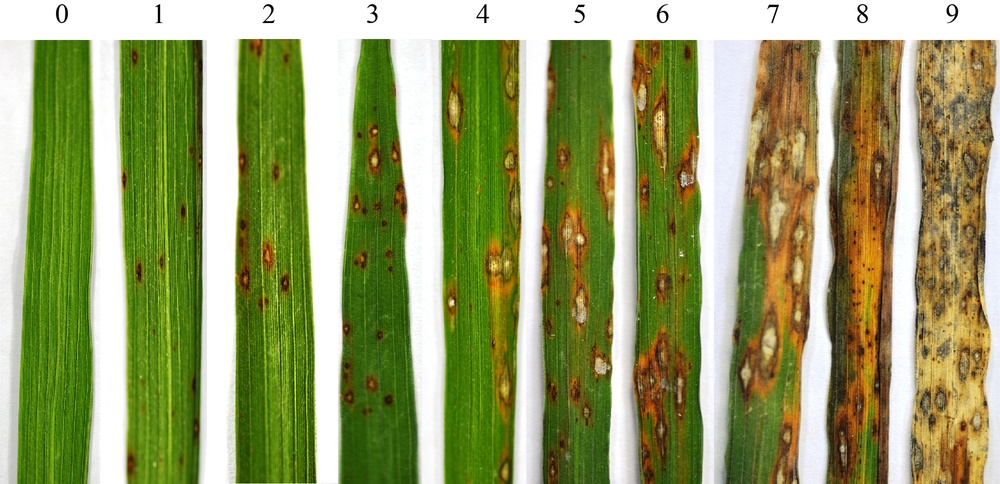
#> input picture DiseaseExampleImages/Blast/blast3.jpg, 1000 x 484 px, shrunk from 2126 x 1029 before the run
$ python blastsegm.py   (Python 2 division)   (older library calls are emulated)
#> lines starting #> are read from the running program, lines starting #| are printed output that depends on the picture; after the words box and inside, x2 and y2 are one past the last pixel; in counts of white or black regions, pixels touching at a corner belong together

import numpy as np
import cv2
import matplotlib.pyplot as plt


img=cv2.imread('blast3.jpg')
#> img is the input picture: shape (484, 1000, 3); mean B, G, R 105.1, 158.6, 150.7
rgb=cv2.cvtColor(img,cv2.COLOR_BGR2RGB)
gray=cv2.cvtColor(rgb,cv2.COLOR_RGB2GRAY)
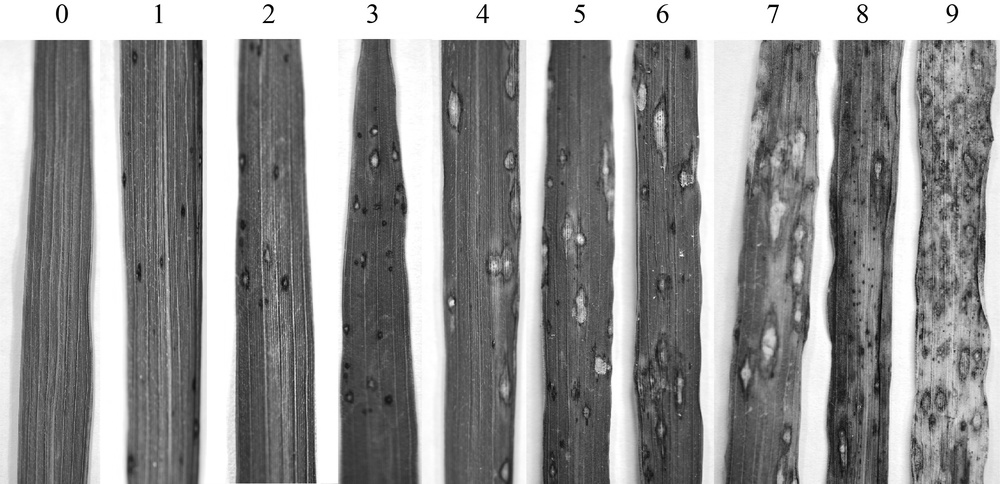
#> gray: shape (484, 1000); min 0, max 255, mean 150.1

h,w=gray.shape
#> h = 484; w = 1000

back=np.zeros((h,w),np.uint8)


ret,thresh=cv2.threshold(gray,180,255,cv2.THRESH_BINARY_INV)
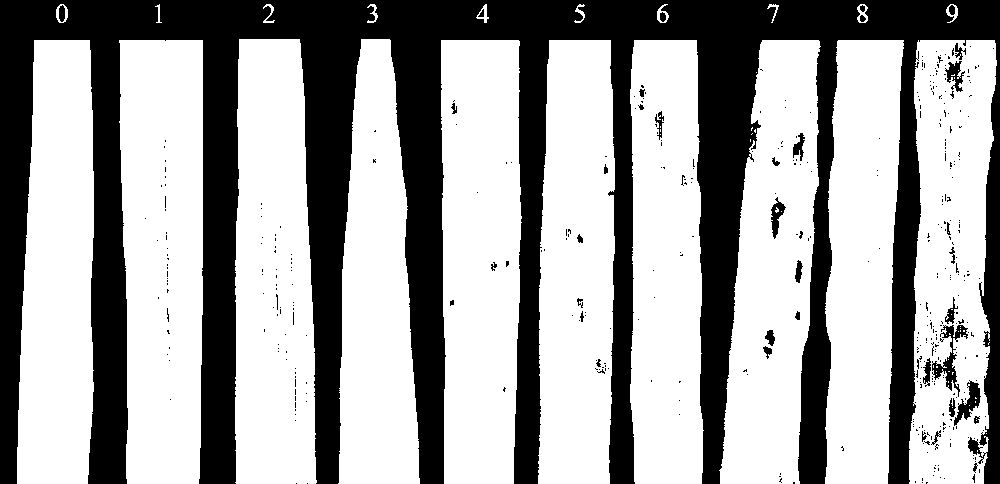
#> thresh: shape (484, 1000); 63.6% white; 429 black regions (392 under 20 px)

largest_coutour_index=0
largest_area=0

img1,contours,hierarchy=cv2.findContours(thresh,cv2.RETR_EXTERNAL,cv2.CHAIN_APPROX_SIMPLE)
#> contours = 27 contours, 7 with area under 20; largest, box (x1, y1, x2, y2) and area: (119, 40, 203, 484) 34235, (441, 40, 522, 484) 32918, (235, 39, 317, 484) 32086, (909, 40, 997, 484) 31673, (719, 40, 821, 484) 31078

for i in range(len(contours)):
	a=cv2.contourArea(contours[i],0)
	if(a>largest_area):
		largest_area=a
		largest_coutour_index=i
#> this loop made 27 passes
#> (a, largest_area) on passes 8, 13, 14: (31673, 31673), (32918, 32918), (34235, 34235)
#> a on passes 1, 2, 3, 4, 6, 7: 0, 0, 0, 0, 1, 0
#> after the loop, largest_area = 34235; largest_coutour_index = 13

print a
#| 164.0
print largest_coutour_index
#| 13


cv2.drawContours(back,contours,largest_coutour_index,(255,255,255),cv2.FILLED,8,hierarchy)
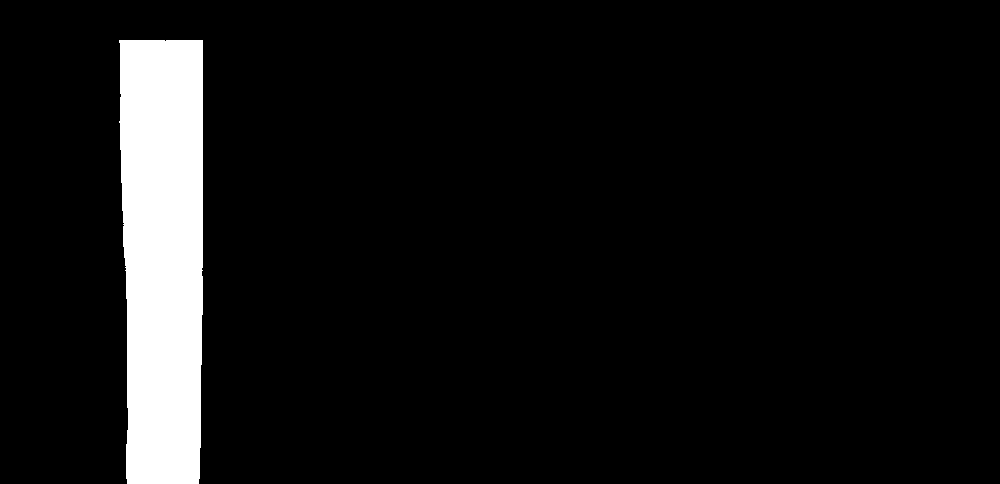
#> back: shape (484, 1000); 7.2% white; 1 white region, box (x1, y1, x2, y2) and area: (119, 40, 203, 484) 34756

dilation_size=2
element=cv2.getStructuringElement( cv2.MORPH_RECT,
( 2*dilation_size + 1, 2*dilation_size+1 ),
  ( dilation_size, dilation_size ) )

cv2.erode(back,back,element)

hsv=cv2.cvtColor(img,cv2.COLOR_BGR2HSV)
#> hsv: shape (484, 1000, 3); mean H, S, V 36.7, 130.2, 166.5
hsv_thr=cv2.inRange(hsv,(25,10,10),(90,255,255))
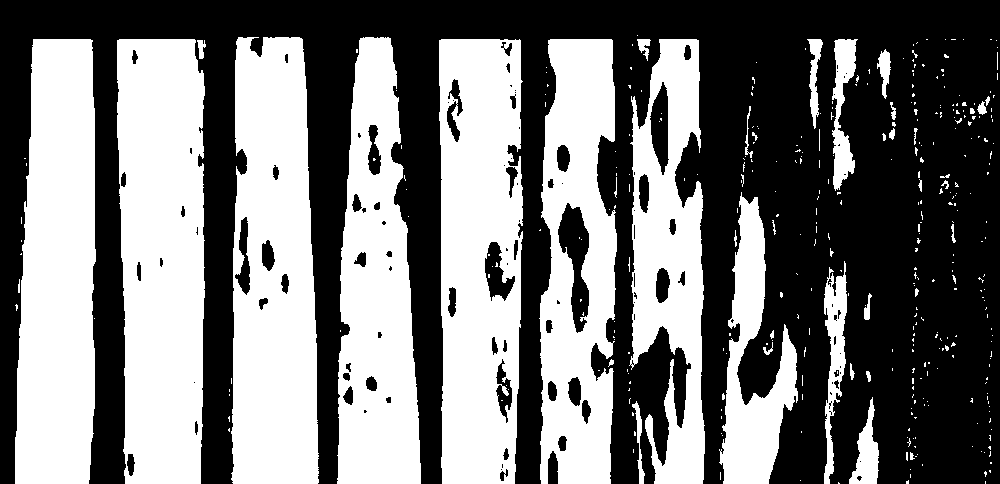
#> hsv_thr: shape (484, 1000); 46.5% white; 375 white regions (333 under 20 px), largest, box (x1, y1, x2, y2) and area: (117, 39, 205, 484) 35611, (231, 37, 319, 484) 33378, (439, 39, 523, 484) 32202
dst=cv2.bitwise_not(hsv_thr, back);

plt.subplot(1,2,1)
plt.imshow(rgb,cmap='gray')
plt.xticks([])
plt.yticks([])
plt.subplot(1,2,2)
plt.imshow(back,cmap='gray')
plt.xticks([])
plt.yticks([])
plt.show()
